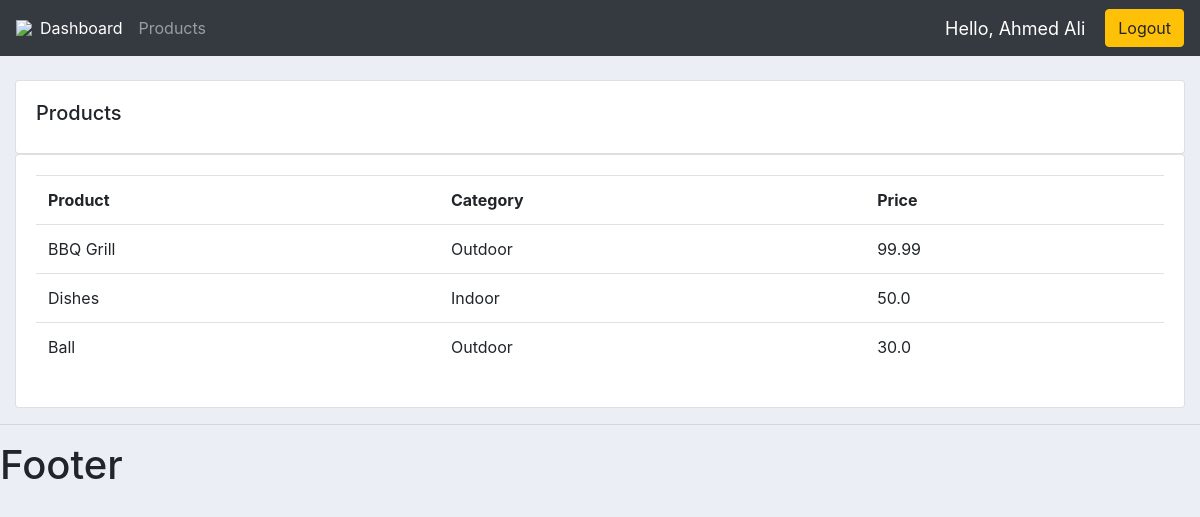
Screenshot of /products/ (signed in) with the database file from the repository.
### accounts/models.py (models this page shows, shortened)
class Product(models.Model):
	CATEGORY = (
		('Indoor', 'Indoor'),
		('Outdoor', 'Outdoor'),
		)
	name = models.CharField(max_length = 200, null = True)
	price = models.FloatField(null = True)
	category = models.CharField(max_length = 200, null = True, choices = CATEGORY)
	description =models.CharField(max_length = 200, null = True, blank = True)
	date_created = models.DateTimeField(auto_now_add = True, null = True)
	tags = models.ManyToManyField(Tag)

### accounts/decorators.py (the view)
		def wrapped_function(request, *args, **kwargs):
			group = None
			if request.user.groups.exists():
				group = request.user.groups.all()[0].name
			if group in allow_users:
				return view_function(request, *args, **kwargs)
			else:
				return HttpResponse('You are not authorized.')

### accounts/views.py (called while the page is built)
@login_required(login_url = 'login')
@allowed_users(allow_users = ['admin'])
def products(request):
	products = Product.objects.all()
	return render(request, 'accounts/products.html', {'products':products})

### accounts/templates/accounts/products.html
{% extends 'accounts/main.html' %}
{% block content %}
<br>
		<div class="row">
			<div class="col-md">
				<div class="card card-body">
					<h5>Products</h5>
				</div>
				<div class="card card-body">
					<table class="table">
						<tr>
							<th>Product</th>
							<th>Category</th>
							<th>Price</th>
						</tr>
						{% for product in products %}
						<tr>
							<td> {{product.name}} </td>
							<td> {{product.category}} </td>
							<td> {{product.price}} </td>
						</tr>
						{% endfor %}
					</table>
				</div>
			</div>
		</div>
{% endblock %}

### accounts/templates/accounts/navbar.html (shortened to what this page needs)
{% load static %}
<nav class="navbar navbar-expand-lg navbar-dark bg-dark">
  <img src="{% static '/images/w3newbie.png' %}">
  <div class="collapse navbar-collapse" id="navbarNav">
    <ul class="navbar-nav">
      {% if request.user.is_staff %}
      <li class="nav-item active">
        <a class="nav-link" href="{% url 'home' %}">Dashboard</a>
      </li>
      <li class="nav-item">
        <a class="nav-link" href="{% url 'products' %}">Products</a>
      </li>
      {% else %}
      <li class="nav-item">
        <a class="nav-link" href="{% url 'account' %}">Settings</a>
      </li>
      {% endif %}
    </ul>
  </div>
  <span id="hello-msg">Hello, {{request.user.first_name}}</span>
  <span><a class="btn btn-warning" href="{% url 'logout' %}">Logout</a></span>
</nav>

### static/css/main.css (style rules this page uses)
body { background-color: #ebeff5; }

### accounts/templates/accounts/navbar.html (style rules this page uses)
#hello-msg { font-size: 18px; color: #fff; margin-right: 20px; }

### rows the page displays
Product: name "BBQ Grill", category "Outdoor", price "99.99"
Product: name "Dishes", category "Indoor", price "50.0"
Product: name "Ball", category "Outdoor", price "30.0"

### other values shown
{{ request.user.first_name }} "Ahmed Ali"
